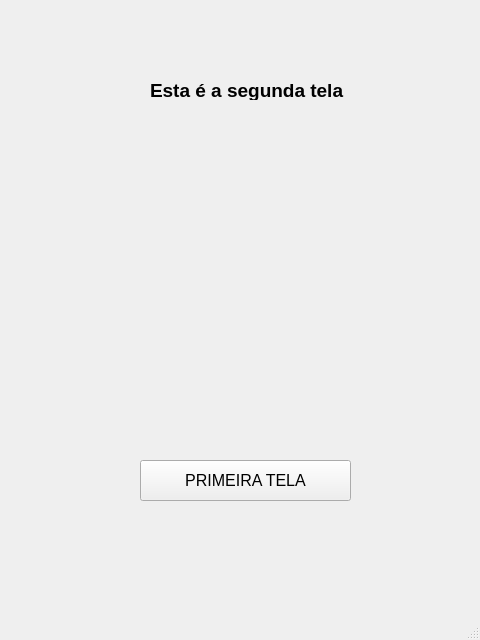
<?xml version="1.0" encoding="UTF-8"?>
<ui version="4.0">
 <class>MainWindow</class>
 <widget class="QMainWindow" name="MainWindow">
  <property name="geometry">
   <rect>
    <x>0</x>
    <y>0</y>
    <width>480</width>
    <height>640</height>
   </rect>
  </property>
  <property name="windowTitle">
   <string>Segunda Tela</string>
  </property>
  <widget class="QWidget" name="centralwidget">
   <widget class="QPushButton" name="pushButton">
    <property name="geometry">
     <rect>
      <x>140</x>
      <y>460</y>
      <width>211</width>
      <height>41</height>
     </rect>
    </property>
    <property name="font">
     <font>
      <pointsize>12</pointsize>
     </font>
    </property>
    <property name="text">
     <string>PRIMEIRA TELA</string>
    </property>
   </widget>
   <widget class="QLabel" name="label">
    <property name="geometry">
     <rect>
      <x>150</x>
      <y>80</y>
      <width>261</width>
      <height>20</height>
     </rect>
    </property>
    <property name="font">
     <font>
      <pointsize>14</pointsize>
      <weight>75</weight>
      <bold>true</bold>
     </font>
    </property>
    <property name="text">
     <string>Esta é a segunda tela</string>
    </property>
   </widget>
  </widget>
  <widget class="QMenuBar" name="menubar">
   <property name="geometry">
    <rect>
     <x>0</x>
     <y>0</y>
     <width>480</width>
     <height>22</height>
    </rect>
   </property>
  </widget>
  <widget class="QStatusBar" name="statusbar"/>
 </widget>
 <resources/>
 <connections/>
</ui>
